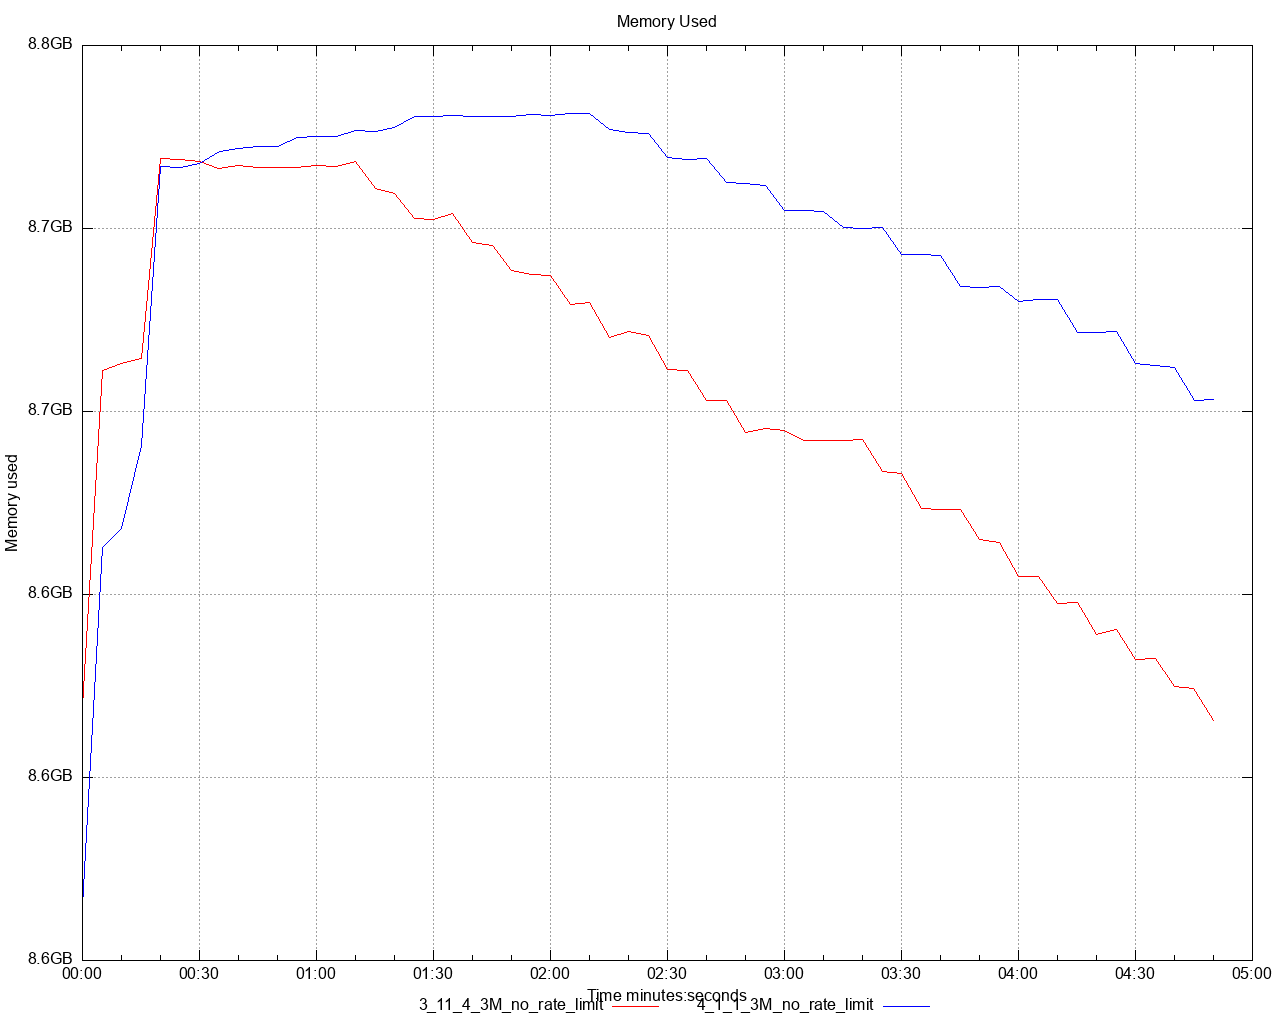

The script that saved this image:
set title 'Memory Used' noenhanced
set style data lines
set datafile separator ","
set terminal png size 1280,1024
set grid
set key below
set xdata time
set timefmt "%s"
offset = 0
t0(x)=(offset=($0==0) ? x : offset, x - offset)
set xlabel 'Time minutes:seconds'
set ylabel 'Memory used'
set format y '%.1s%cB'
set output '/Users/ahmet.mircik/simulator/tests/report_3M_no_rate_limit/dstat/memory_used_A3.png'
plot \
   '/Users/ahmet.mircik/simulator/tests/report_3M_no_rate_limit/data/memory_used_A3_1.data' using (t0(timecolumn(1))):2 title "3_11_4_3M_no_rate_limit" noenhanced lt rgb "red", \
   '/Users/ahmet.mircik/simulator/tests/report_3M_no_rate_limit/data/memory_used_A3_2.data' using (t0(timecolumn(1))):2 title "4_1_1_3M_no_rate_limit" noenhanced lt rgb "blue", \
